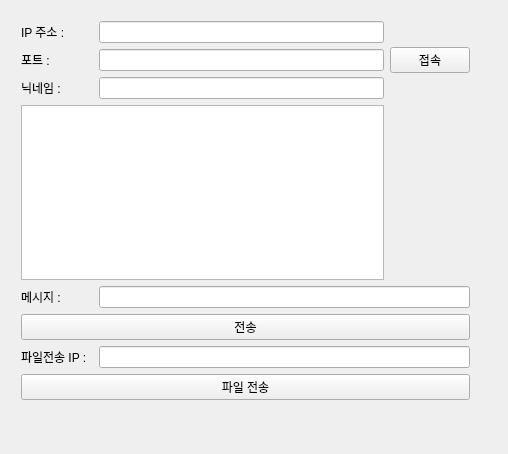
<?xml version="1.0" encoding="UTF-8"?>
<ui version="4.0">
 <class>Chatting</class>
 <widget class="QMainWindow" name="Chatting">
  <property name="geometry">
   <rect>
    <x>0</x>
    <y>0</y>
    <width>508</width>
    <height>454</height>
   </rect>
  </property>
  <property name="windowTitle">
   <string>Chatting</string>
  </property>
  <widget class="QWidget" name="centralWidget">
   <widget class="QWidget" name="gridLayoutWidget">
    <property name="geometry">
     <rect>
      <x>10</x>
      <y>10</y>
      <width>471</width>
      <height>401</height>
     </rect>
    </property>
    <layout class="QGridLayout" name="gridLayout">
     <item row="2" column="0">
      <widget class="QLabel" name="label_4">
       <property name="text">
        <string>닉네임 : </string>
       </property>
      </widget>
     </item>
     <item row="2" column="2">
      <widget class="QLineEdit" name="nicname"/>
     </item>
     <item row="3" column="0" colspan="3">
      <widget class="QListWidget" name="listWidget"/>
     </item>
     <item row="0" column="2">
      <widget class="QLineEdit" name="ipLineEdit"/>
     </item>
     <item row="7" column="0">
      <widget class="QLabel" name="label_5">
       <property name="text">
        <string>파일전송 IP :</string>
       </property>
      </widget>
     </item>
     <item row="1" column="0">
      <widget class="QLabel" name="label_3">
       <property name="text">
        <string>포트 : </string>
       </property>
      </widget>
     </item>
     <item row="4" column="0">
      <widget class="QLabel" name="label_2">
       <property name="text">
        <string>메시지 :</string>
       </property>
      </widget>
     </item>
     <item row="1" column="2">
      <widget class="QLineEdit" name="portLineEdit"/>
     </item>
     <item row="0" column="0">
      <widget class="QLabel" name="label">
       <property name="text">
        <string>IP 주소 :</string>
       </property>
      </widget>
     </item>
     <item row="0" column="3" rowspan="3">
      <widget class="QPushButton" name="connectButton">
       <property name="text">
        <string>접속</string>
       </property>
      </widget>
     </item>
     <item row="4" column="2" colspan="2">
      <widget class="QLineEdit" name="messageLineEdit"/>
     </item>
     <item row="5" column="0" colspan="4">
      <widget class="QPushButton" name="sendButton">
       <property name="text">
        <string>전송</string>
       </property>
      </widget>
     </item>
     <item row="7" column="2" colspan="2">
      <widget class="QLineEdit" name="ipfilesendEdit"/>
     </item>
     <item row="8" column="0" colspan="4">
      <widget class="QPushButton" name="fileSendButton">
       <property name="text">
        <string>파일 전송</string>
       </property>
      </widget>
     </item>
    </layout>
   </widget>
  </widget>
 </widget>
 <layoutdefault spacing="6" margin="11"/>
 <resources/>
 <connections/>
</ui>
